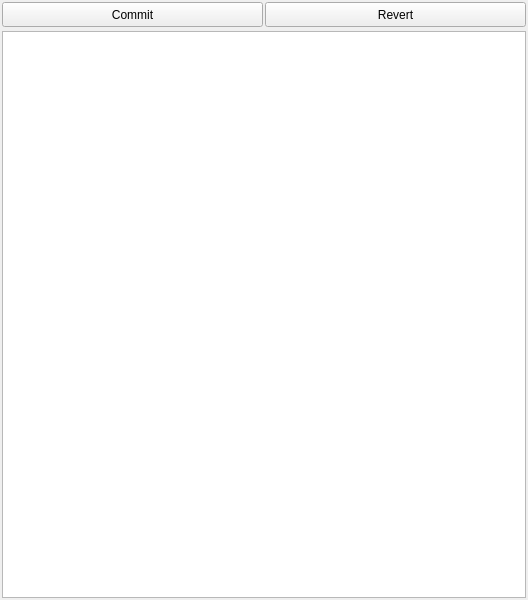
<?xml version="1.0" encoding="UTF-8"?>
<ui version="4.0">
 <class>SettingsBrowser</class>
 <widget class="QWidget" name="SettingsBrowser">
  <property name="geometry">
   <rect>
    <x>0</x>
    <y>0</y>
    <width>528</width>
    <height>600</height>
   </rect>
  </property>
  <property name="windowTitle">
   <string notr="true">Form</string>
  </property>
  <layout class="QVBoxLayout" name="verticalLayout">
   <property name="spacing">
    <number>0</number>
   </property>
   <property name="leftMargin">
    <number>0</number>
   </property>
   <property name="topMargin">
    <number>0</number>
   </property>
   <property name="rightMargin">
    <number>0</number>
   </property>
   <property name="bottomMargin">
    <number>0</number>
   </property>
   <item>
    <layout class="QHBoxLayout" name="projectLayout">
     <property name="spacing">
      <number>2</number>
     </property>
     <property name="leftMargin">
      <number>2</number>
     </property>
     <property name="topMargin">
      <number>2</number>
     </property>
     <property name="rightMargin">
      <number>2</number>
     </property>
     <property name="bottomMargin">
      <number>2</number>
     </property>
     <item>
      <widget class="QToolButton" name="commitButton">
       <property name="sizePolicy">
        <sizepolicy hsizetype="Preferred" vsizetype="Fixed">
         <horstretch>0</horstretch>
         <verstretch>0</verstretch>
        </sizepolicy>
       </property>
       <property name="minimumSize">
        <size>
         <width>75</width>
         <height>25</height>
        </size>
       </property>
       <property name="text">
        <string>Commit</string>
       </property>
      </widget>
     </item>
     <item>
      <widget class="QToolButton" name="revertButton">
       <property name="sizePolicy">
        <sizepolicy hsizetype="Preferred" vsizetype="Fixed">
         <horstretch>0</horstretch>
         <verstretch>0</verstretch>
        </sizepolicy>
       </property>
       <property name="minimumSize">
        <size>
         <width>75</width>
         <height>25</height>
        </size>
       </property>
       <property name="text">
        <string>Revert</string>
       </property>
      </widget>
     </item>
    </layout>
   </item>
   <item>
    <layout class="QHBoxLayout" name="horizontalLayout">
     <property name="spacing">
      <number>2</number>
     </property>
     <property name="leftMargin">
      <number>2</number>
     </property>
     <property name="topMargin">
      <number>2</number>
     </property>
     <property name="rightMargin">
      <number>2</number>
     </property>
     <property name="bottomMargin">
      <number>2</number>
     </property>
     <item>
      <widget class="PropertyEditor" name="settingsView"/>
     </item>
    </layout>
   </item>
  </layout>
 </widget>
 <customwidgets>
  <customwidget>
   <class>PropertyEditor</class>
   <extends>QTreeView</extends>
   <header>editors/propertyedit/propertyeditor.h</header>
   <container>1</container>
  </customwidget>
 </customwidgets>
 <resources/>
 <connections/>
</ui>
